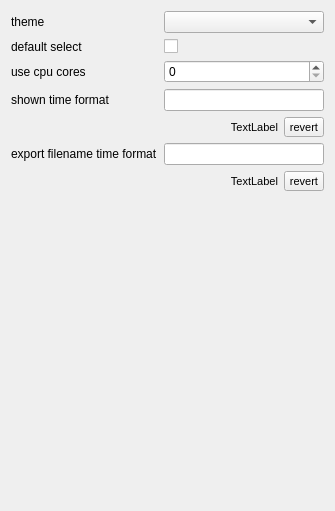
<?xml version="1.0" encoding="UTF-8"?>
<ui version="4.0">
 <class>Form</class>
 <widget class="QWidget" name="Form">
  <property name="geometry">
   <rect>
    <x>0</x>
    <y>0</y>
    <width>335</width>
    <height>511</height>
   </rect>
  </property>
  <property name="windowTitle">
   <string>Form</string>
  </property>
  <layout class="QFormLayout" name="formLayout">
   <item row="0" column="0">
    <widget class="QLabel" name="themeLabel">
     <property name="text">
      <string>theme</string>
     </property>
    </widget>
   </item>
   <item row="0" column="1">
    <widget class="QComboBox" name="themeComboBox"/>
   </item>
   <item row="1" column="0">
    <widget class="QLabel" name="defaultSelectLabel">
     <property name="toolTip">
      <string>use first spectrum if nothing is selected</string>
     </property>
     <property name="text">
      <string>default select</string>
     </property>
    </widget>
   </item>
   <item row="1" column="1">
    <widget class="QCheckBox" name="defaultSelectCheckBox">
     <property name="text">
      <string/>
     </property>
    </widget>
   </item>
   <item row="2" column="0">
    <widget class="QLabel" name="label">
     <property name="text">
      <string>use cpu cores</string>
     </property>
    </widget>
   </item>
   <item row="2" column="1">
    <widget class="QSpinBox" name="multiCoresSpinBox"/>
   </item>
   <item row="3" column="0">
    <widget class="QLabel" name="timeFormatLabel">
     <property name="text">
      <string>shown time format</string>
     </property>
    </widget>
   </item>
   <item row="3" column="1">
    <widget class="QLineEdit" name="timeFormatLineEdit"/>
   </item>
   <item row="4" column="0" colspan="2">
    <layout class="QHBoxLayout" name="horizontalLayout">
     <item>
      <widget class="QLabel" name="timeFormatShowLabel">
       <property name="font">
        <font>
         <pointsize>8</pointsize>
        </font>
       </property>
       <property name="text">
        <string>TextLabel</string>
       </property>
       <property name="alignment">
        <set>Qt::AlignRight|Qt::AlignTrailing|Qt::AlignVCenter</set>
       </property>
      </widget>
     </item>
     <item>
      <widget class="QToolButton" name="timeFormatRevertButton">
       <property name="maximumSize">
        <size>
         <width>40</width>
         <height>16777215</height>
        </size>
       </property>
       <property name="font">
        <font>
         <pointsize>8</pointsize>
        </font>
       </property>
       <property name="text">
        <string>revert</string>
       </property>
      </widget>
     </item>
    </layout>
   </item>
   <item row="5" column="0">
    <widget class="QLabel" name="exportTimeFormatLabel">
     <property name="text">
      <string>export filename time format</string>
     </property>
    </widget>
   </item>
   <item row="5" column="1">
    <widget class="QLineEdit" name="exportTimeFormatLineEdit"/>
   </item>
   <item row="6" column="0" colspan="2">
    <layout class="QHBoxLayout" name="horizontalLayout_2">
     <item>
      <widget class="QLabel" name="exportTimeFormatShowLabel">
       <property name="font">
        <font>
         <pointsize>8</pointsize>
        </font>
       </property>
       <property name="text">
        <string>TextLabel</string>
       </property>
       <property name="alignment">
        <set>Qt::AlignRight|Qt::AlignTrailing|Qt::AlignVCenter</set>
       </property>
      </widget>
     </item>
     <item>
      <widget class="QToolButton" name="exportTimeFormatRevertButton">
       <property name="maximumSize">
        <size>
         <width>40</width>
         <height>16777215</height>
        </size>
       </property>
       <property name="font">
        <font>
         <pointsize>8</pointsize>
        </font>
       </property>
       <property name="text">
        <string>revert</string>
       </property>
      </widget>
     </item>
    </layout>
   </item>
  </layout>
 </widget>
 <resources/>
 <connections/>
</ui>
